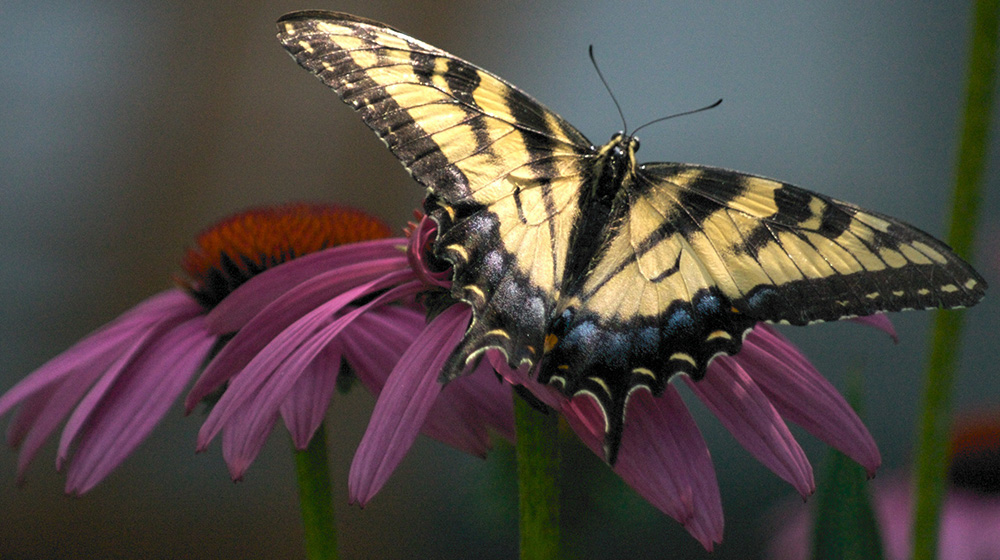
#> input picture 02-Simulation/butterfly.jpg, 1000 x 560 px; the run also reads 1 picture not shown here
$ jupyter execute --allow-errors '02 SciPy Basics-solution.ipynb'   (shell and % lines are left out)
#> lines starting #> are read from the running program, lines starting #| are printed output that depends on the picture
# SciPy

_Numpy_ provides a high-performance multidimensional array and basic tools to compute with and manipulate these arrays. **SciPy** builds on this, and provides a large number of functions that operate on numpy arrays and are useful for different types of scientific and engineering applications.

The best way to get familiar with SciPy is to browse the documentation (found at [https://docs.scipy.org/doc/scipy-1.1.0/reference/tutorial/index.html]). We will highlight some parts of SciPy that you might find useful for this class.

SciPy is a collection of mathematical algorithms and convenience functions built on the Numpy extension of Python. It adds significant power to the interactive Python session by providing the user with high-level commands and classes for manipulating and visualizing data. With SciPy an interactive Python session becomes a data-processing and system-prototyping environment rivaling systems such as MATLAB, IDL, Octave, R-Lab, and SciLab.

The additional benefit of basing SciPy on Python is that this also makes a powerful programming language available for use in developing sophisticated programs and specialized applications. Scientific applications using SciPy benefit from the development of additional modules in numerous niches of the software landscape by developers across the world. Everything from parallel programming to web and data-base subroutines and classes have been made available to the Python programmer. All of this power is available in addition to the mathematical libraries in SciPy.

This tutorial will acquaint the first-time user of SciPy with some of its most important features. It assumes that the user has already installed the SciPy package. Some general Python facility is also assumed, such as could be acquired by working through the Python distribution’s Tutorial. For further introductory help the user is directed to the Numpy documentation.

For brevity and convenience, we will often assume that the main packages (numpy, scipy, and matplotlib) have been imported as:

[cell 1]
import numpy as np
import matplotlib.pyplot as plt

## SciPy Organization

SciPy is organized into subpackages covering different scientific computing domains. These are summarized in the following table:

| Subpackage | Description |
| ------ | ---- |
| `cluster` | Clustering algorithms |
| `constants` | Physical and mathematical constants |
| `fftpack` | Fast Fourier Transform routines |
| `integrate` | Integration and ordinary differential equation solvers |
| `interpolate` | Interpolation and smoothing splines |
| `io` | Input and Output |
| `linalg` | Linear algebra |
| `ndimage` | N-dimensional image processing |
| `odr` | Orthogonal distance regression |
| `optimize` | Optimization and root-finding routines |
| `signal` | Signal processing |
| `sparse` | Sparse matrices and associated routines |
| `spatial` | Spatial data structures and algorithms |
| `special` | Special functions |
| `stats` | Statistical distributions and functions |

We will barely scratch the surface in terms of the huge expanse of libraries that **SciPy** offers, but it is recommended that each SciPy sub-package is imported separately, for example:

[cell 2]
from scipy import linalg, optimize

## Integration

The `scipy.integrate` sub-package provides several integration techniques including an ordinary differential equation integrator. An overview of the module is provided by the `help` command:

[cell 3]
from scipy import integrate

## General Integration (quad)

The function quad is provided to integrate a function of one variable between two points. The points can be ($\pm \infty$) to indicate infinite limits. For example, let's say you wish to integrate:

$$
I=\int_0^{\frac{\pi}{2}}cos(x)dx
$$

This can be trivially computed using `integrate.quad()`:

[cell 4]
result = integrate.quad(lambda x: np.cos(x), 0, np.pi/2)
result

The first value represents the *integral*, as we would expect it is extremely close to $1$. The second value represents the *absolute error* estimate within the result, as SciPy computes the integral **numerically**.

If the function to integrate takes *additional parameters*, this can be provided for in the **args** argument. These parameters must be considered *constants*. Suppose that the following integral shall be calculated:

$$
I(a,b)=\int_0^1 ax^2 + b dx
$$

This is implemented as follows:

[cell 5]
def integrand(x, a, b):
    return a*x**2 + b

a = 2
b = 1
I = integrate.quad(integrand, 0, 1, args=(a,b))
I

## General multiple integration

The mechanics for double and triple integration have been wrapped up into the functions `dblquad` and `tplquad`. These functions take the function to integrate and four, or six arguments, respectively. The limits of all inner integrals need to be defined as functions.

An example of using double integration to compute several values of $I_n$ is shown below:

[cell 6]
def I(n):
    return integrate.dblquad(lambda t, x: np.exp(-x*t)/t**n, 0, np.inf, lambda x: 1, lambda x: np.inf)

print(I(2))
print(I(3))
print(I(4))

## Integration using samples

If we are working with data samples across some space, we can approximate an integral of both equally-spaced and arbitrarily-spaced samples using a variety of different methods. Two of the most common are `trapz` and `simps`:

[cell 7]
x = np.array([1,3,4])
y = x**2
integrate.simps(y, x)

This corresponds exactly to:

$$
\int_1^4 x^2 dx=21
$$

whereas integrating the following:

[cell 8]
y2 = x**3
integrate.simps(y2, x)

Doesn't correspond to:

$$
\int_1^4 x^3 dx = 63.75
$$

This is because Simpson's rule approximates the function between adjacent point as a parabola, as long as the function is a polynomial of order 2 or less with unequal spacing. Simpson's rule is more accurate than `trapz`, but `trapz` is considerably more reliable, as it interpolates *linearly* by integrating in small trapezoid parts along the sample space.

## Ordinary differential equations (ODEs)

Integrating a set of ordinary differential equations (ODEs) given initial conditions is another useful example. The function `odeint` is available in SciPy for integrating a first-order vector differential equation:

$$
\frac{d\dot{y}}{dt}=f(\dot{y},t)
$$

given initial conditions $\dot{y}(0)=y_0$, where $\dot{y}$ is a length $N$ vector and $f$ is a mapping from $\mathcal{R}^N$ to $\mathcal{R}^N$. A higher-order ordinary differential equation can always be reduced to a differential equation of this type by introducing intermediate derivatives into the $\dot{y}$ vector.

### Example

The second order differential equation for the angle theta of a pendulum acted on by gravity with friction can be written:

$$
\theta''(t) + b \theta'(t) + c \sin(\theta(t)) = 0
$$

where $b$ and $c$ are care positive constants, and a prime $'$ denotes a derivative. To solve this equation with `odeint`, we first convert it to a system of first-order equations. By defining angular velocity $\omega(t)=\theta'(t)$, we obtain the system:

$$
\begin{equation}
\theta'(t)=\omega(t) \\
\omega'(t)=-b \omega(t) - c \sin(\theta(t))
\end{equation}
$$

Let $y$ be the vector $[\theta, \omega]$. We implement this system in Python as:

[cell 9]
def pend(y, t, b, c):
    theta, omega = y
    dydt = [omega, -b*omega - c*np.sin(theta)]
    return dydt

We assume for the initial conditions, the pendulum is nearly vertical with $\theta(0)=\pi - 0.1$, and is initially at rest, so $\omega(0)=0$. Then the vector of initial conditions, with constants $b=0.25$ and $c=5.0$, is:

[cell 10]
b = 0.25
c = 5.0
y0 = [np.pi - 0.1, 0.0]

Now we generate a solution over a uniform-space sample set in the interval $t \in [0, 10]$:

[cell 11]
t = np.linspace(0, 10, 101)

Calling `odeint` to generate the solution. We pass $b$ and $c$ to `odeint` using the *args* argument:

[cell 12]
sol = integrate.odeint(pend, y0, t, args=(b,c))

In our solution, we have a $[101,2]$ array, whereby the first column is $\theta(t)$ and the second is $\omega(t)$. We plot as:

[cell 13]
plt.plot(t, sol[:,0], label=r"$\theta(t)$")
plt.plot(t, sol[:,1], label=r"$\omega(t)$")
plt.xlabel(r"$t$")
plt.legend()
plt.show()
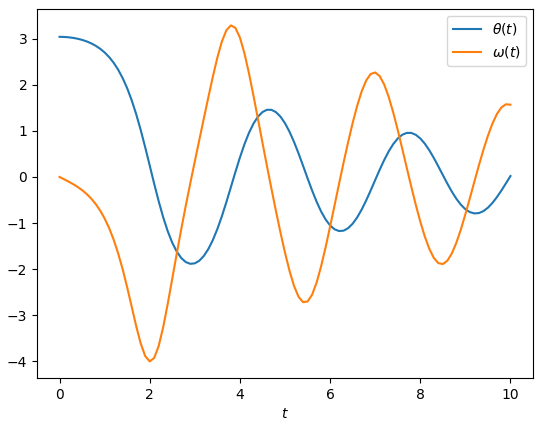
#> figure drawn by matplotlib, 1 panel; curve peaks at x = 0, y = 3.04; curve peaks at x = 3.8, y = 3.29

## Interpolation

There are several general interpolation facilities available in SciPy, for data in 1, 2, and higher dimensions.

The `interp1d` class in `scipy.interpolate` is a convenient method to create a function based on fixed data points which can be evaluated anywhere within the domain defined by the given data using linear interpolation.

[cell 14]
from scipy import interpolate

[cell 15]
x = np.linspace(0, 10, 11, endpoint=True)
y = np.cos(-x**2/9.)
f = interpolate.interp1d(x, y)
f2 = interpolate.interp1d(x, y, kind="nearest")
f3 = interpolate.interp1d(x, y, kind="cubic")
f4 = interpolate.interp1d(x, y, kind="next")

xnew = np.linspace(0, 10, 71, endpoint=True)

fig,ax=plt.subplots(ncols=4, figsize=(15,4))
ax[0].plot(x, y, 'o', xnew, f(xnew), 'r-', label="linear")
ax[1].plot(x, y, 'o', xnew, f2(xnew), 'g-', label="nearest")
ax[2].plot(x, y, 'o', xnew, f3(xnew), 'b-', label="cubic")
ax[3].plot(x, y, 'o', xnew, f4(xnew), 'k-', label="next")
for a in ax:
    a.legend()
plt.show()
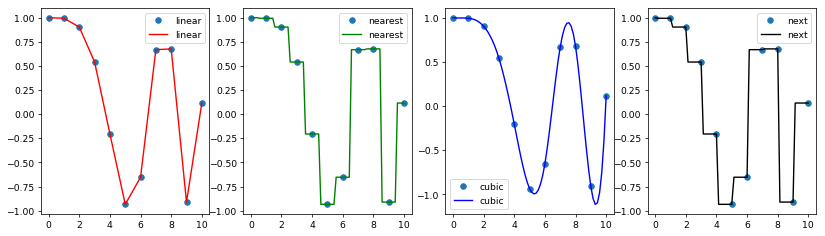
#> figure drawn by matplotlib, 4 panels; panel 1: curve peaks at x = 0, y = 1; panel 1: curve peaks at x = 0, y = 1; panel 2: curve peaks at x = 0, y = 1; panel 2: curve peaks at x = 0, y = 1

### Multivariate data interpolation

Suppose you have multidimensional data, for instance for an underlying function $f(x, y)$ you only know the values at points ($x[i]$, $y[i]$) that do not form a regular grid.

Suppose we want to interpolate the 2-D function:

[cell 16]
def func(x, y):
    return x*(1-x)*np.cos(4*np.pi*x) * np.sin(4*np.pi*y**2)**2

grid_x, grid_y = np.mgrid[0:1:100j, 0:1:200j]

but we only know its values at 1000 data points:

[cell 17]
points = np.random.rand(1000, 2)
values = func(points[:,0], points[:,1])

This can be done with `griddata` – below we try out all of the interpolation methods:

[cell 18]
grid_z0 = interpolate.griddata(points, values, (grid_x, grid_y), method="nearest")
grid_z1 = interpolate.griddata(points, values, (grid_x, grid_y), method="linear")
grid_z2 = interpolate.griddata(points, values, (grid_x, grid_y), method="cubic")

fig, ax = plt.subplots(ncols=3, figsize=(15,4))

for i,p in enumerate([grid_z0, grid_z1, grid_z2]):
    ax[i].imshow(p)
for i,c in enumerate(["nearest","linear","cubic"]):
    ax[i].set_title(c)
    ax[i].axis("off")
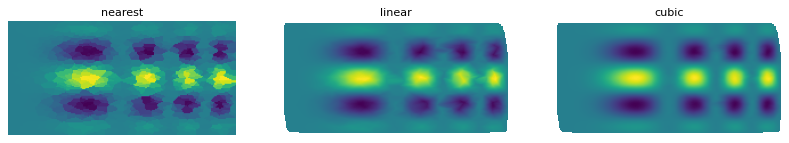
#> figure drawn by matplotlib, 3 panels

### Spline interpolation

Spline interpolation requires two essential steps: (1) a spline representation of the curve is computed, and (2) the spline is evaluated at the desired points. In order to find the spline representation, there are two different ways to represent a curve and obtain (smoothing) spline coefficients: directly and parametrically. The direct method finds the spline representation of a curve in a two- dimensional plane using the function `splrep`:

[cell 19]
x = np.arange(0, 2*np.pi+np.pi/4, 2*np.pi/8)
y = np.sin(x)
tck = interpolate.splrep(x, y, s = 0)
tck

The keyword argument, s , is used to specify the amount of smoothing to perform during the spline fit. The default value of $s$ is $s=m-\sqrt{2m}$ where $m$ is the number of data points being fit. Thus if no smoothing is desired $s=0$.

Once the spline representation of the data has been determined, functions are available for evaluating the spline (`splev`) and its derivatives (`splev`, `spalde`) at any point and the integral of the spline between any two points ( `splint`):

[cell 20]
xnew = np.arange(0, 2*np.pi, np.pi/50)
ynew = interpolate.splev(xnew, tck, der=0)

plt.plot(x, y, 'x', xnew, ynew, xnew, np.sin(xnew), x, y, 'b')
plt.legend(["Linear","Cubic","True"])
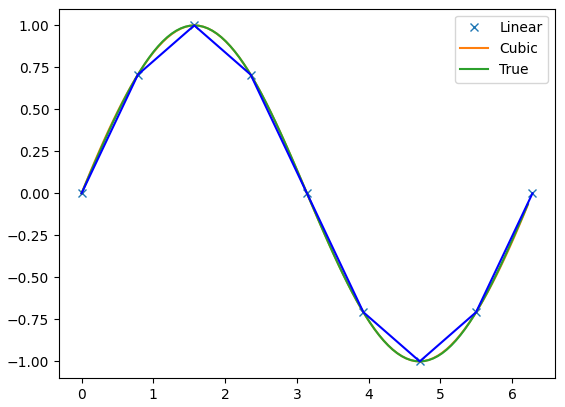
#> figure drawn by matplotlib, 1 panel; curve peaks at x = 1.57, y = 1; curve peaks at x = 1.57, y = 1

## Multidimensional image processing

Image processing and analysis are generally seen as operations on two-dimensional arrays of values. There are however a number of fields where images of higher dimensionality must be analyzed. Good examples of these are **medical imaging** and **biological imaging**. `numpy` is suited very well for this type of applications due its inherent multidimensional nature. The `scipy.ndimage` packages provides a number of general image processing and analysis functions that are designed to operate with arrays of arbitrary dimensionality. The packages currently includes functions for linear and non-linear filtering, binary morphology, B-spline interpolation, and object measurements.

To access this functionality, we import the `ndimage` package:

[cell 21]
from scipy import ndimage

### Importing images from file

Creating a numpy array from an image file:

[cell 22]
fig,ax=plt.subplots(ncols=3, figsize=(15,5))

fly = plt.imread("../butterfly.jpg")
#> fly is the input picture: shape (560, 1000, 3); mean R, G, B 82.5, 74.3, 70.1
print(fly.shape, fly.dtype)
#| (560, 1000, 3) uint8
ax[0].imshow(fly)
for a in ax:
    a.axis("off")
# different interpolations
ax[1].imshow(fly, interpolation="bilinear")
ax[2].imshow(fly, interpolation="nearest")
plt.show()

### Basic Manipulations

Including **masking** and **rotation**:

[cell 23]
# create a copy to manipulate
porthole_fly = fly.copy()

lx, ly, lz = fly.shape
X, Y = np.ogrid[0:lx, 0:ly]
mask = (X - lx / 2) **2 + (Y - ly / 2) **2 > lx * ly / 4

porthole_fly[mask,:] = 0
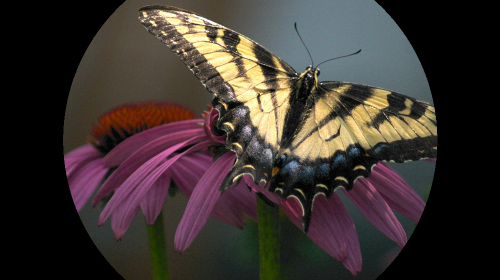
#> porthole_fly: shape (560, 1000, 3) (shown at 1/2 size); mean R, G, B 60.2, 51.6, 48

fig,ax=plt.subplots(ncols=2, figsize=(14,5))

ax[0].imshow(porthole_fly)
ax[0].axis("off")

fly_rot = ndimage.rotate(fly, 45, reshape=False)
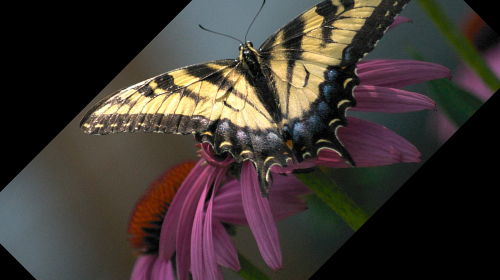
#> fly_rot: shape (560, 1000, 3) (shown at 1/2 size); mean R, G, B 62.4, 54.2, 49.8
ax[1].imshow(fly_rot)
ax[1].axis("off")
plt.show()

### Blurring/Smoothing

Note that this has selected only on the *gray* channel:

[cell 24]
blurred = ndimage.gaussian_filter(fly, sigma=3)
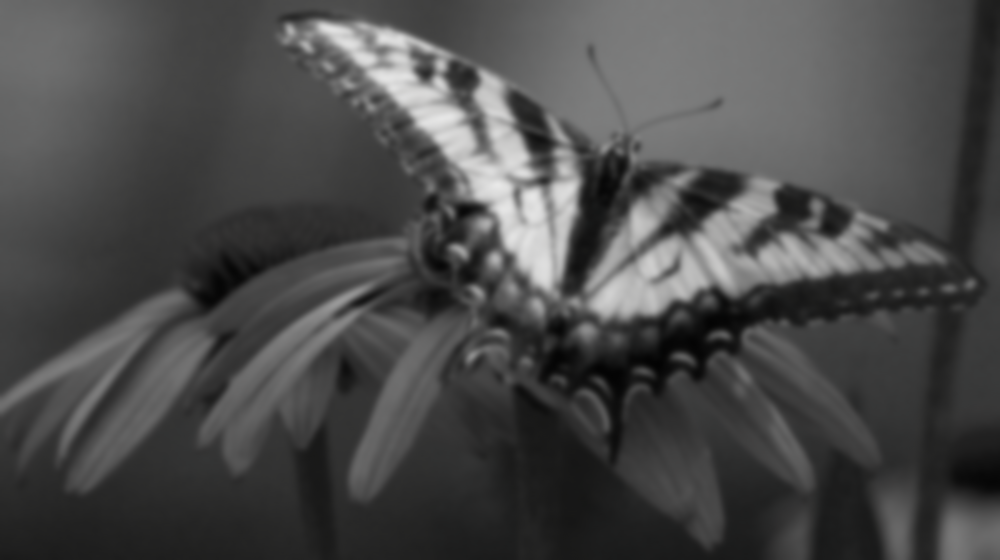
#> blurred: shape (560, 1000, 3); mean R, G, B 74.2, 74.2, 74.1
very_blurred = ndimage.gaussian_filter(fly, sigma=5)
unif_fly = ndimage.uniform_filter(fly, size=11)
#> (the rest of the program and of its run is left out)
